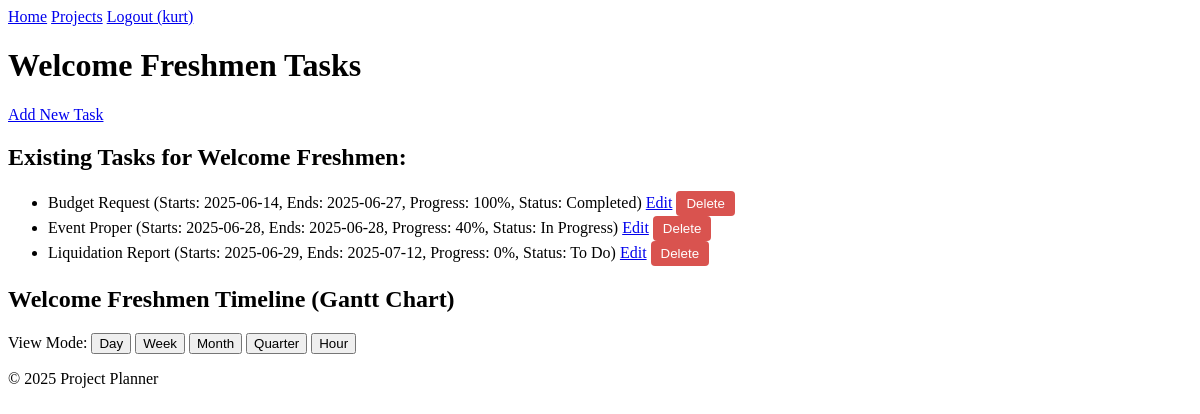
Before: /projects/1 (signed in) with the older database file.
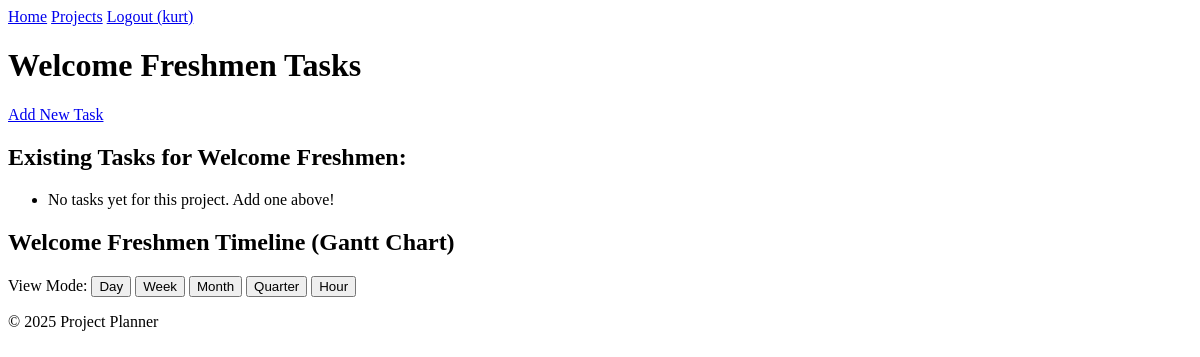
After: the same page with the newer database file.
### app/models.py (models this page shows, shortened)
class User(db.Model, UserMixin):
    id = db.Column(db.Integer, primary_key=True)
    username = db.Column(db.String(80), unique=True, nullable=False)
    password_hash = db.Column(db.String(128), nullable=False, default='')  # Default empty string, set by set_password
    projects = db.relationship('Project', backref='user', lazy=True, cascade="all, delete-orphan")
    def set_password(self, password):
        self.password_hash = generate_password_hash(password)

class Project(db.Model):
    id = db.Column(db.Integer, primary_key=True)
    name = db.Column(db.String(120), nullable=False)
    description = db.Column(db.Text, nullable=True)  # Optional: for project details
    user_id = db.Column(db.Integer, db.ForeignKey('user.id'), nullable=False)
    tasks = db.relationship('Task', backref='project', lazy=True, cascade="all, delete-orphan")

class Task(db.Model):
    id = db.Column(db.Integer, primary_key=True)
    name = db.Column(db.String(120), nullable=False)
    start_date = db.Column(db.Date, nullable=True)
    end_date = db.Column(db.Date, nullable=True)
    progress = db.Column(db.Integer, default=0, nullable=False)
    status = db.Column(db.String(50), default='To Do', nullable=False)
    dependencies = db.Column(db.String(255), nullable=True)
    comment = db.Column(db.Text, nullable=True)
    project_id = db.Column(db.Integer, db.ForeignKey('project.id'), nullable=False)
    user_id = db.Column(db.Integer, db.ForeignKey('user.id'), nullable=False)

### app/routes.py (the view)
@bp.route('/projects/<int:project_id>')
@login_required
def view_project(project_id):
    project = Project.query.filter_by(id=project_id, user=current_user).first_or_404()
    project_tasks = Task.query.filter_by(project=project).order_by(Task.name).all()
    gantt_tasks_data = []
    task_name_to_id = {task.name.strip(): str(task.id) for task in project_tasks}  # Strip whitespace
    print("Task name to ID mapping:", task_name_to_id)  # Debug mapping
    for task in project_tasks:
        start_date_formatted = task.start_date.strftime('%Y-%m-%d') if task.start_date else ''
        end_date_formatted = task.end_date.strftime('%Y-%m-%d') if task.end_date else ''
        if start_date_formatted and end_date_formatted:
            custom_class = 'bar-blue'
            if task.status == 'Completed':
                custom_class = 'bar-green'
            elif task.status == 'In Progress':
                custom_class = 'bar-yellow'
            elif task.status == 'Blocked':
                custom_class = 'bar-red'
            gantt_task_item = {
                'id': str(task.id),
                'name': task.name,
                'start': start_date_formatted,
                'end': end_date_formatted,
                'progress': task.progress,
                'custom_class': custom_class,
            }
            print(f"Task {task.id} raw dependency (name): {task.dependencies}")  # Debug raw value
            if task.dependencies and task.dependencies != 'None':
                dep_id = task_name_to_id.get(task.dependencies.strip())
                print(f"Converted dependency for task {task.id}: {dep_id}")  # Debug conversion
                if dep_id:
                    gantt_task_item['dependencies'] = str(dep_id)  # Ensure string format
            gantt_tasks_data.append(gantt_task_item)
    gantt_tasks_data.sort(key=lambda x: datetime.strptime(x['start'], '%Y-%m-%d'))
    gantt_tasks_json = json.dumps(gantt_tasks_data)
    print("Gantt tasks JSON:", gantt_tasks_json)  # Debug final JSON
    return render_template('tasks.html', project=project, tasks=project_tasks, gantt_tasks_json=gantt_tasks_json)

### app/templates/tasks.html (shortened to what this page needs)
<!DOCTYPE html>
<html lang="en">
<head>
    <link rel="stylesheet" href="{{ url_for('static', filename='frappe-gantt.css') }}">
    <link rel="stylesheet" href="{{ url_for('static', filename='style.css') }}">
</head>
<body>
    <header>
        <nav>
            <a href="{{ url_for('main.index') }}">Home</a>
            <a href="{{ url_for('main.projects') }}">Projects</a>
            {% if current_user.is_authenticated %}
                <a href="{{ url_for('main.logout') }}">Logout ({{ current_user.username }})</a>
            {% else %}
                <a href="{{ url_for('main.register') }}">Register</a>
                <a href="{{ url_for('main.login') }}">Login</a>
            {% endif %}
        </nav>
    </header>
    <h1>{{ project.name }} Tasks</h1>
    <a href="{{ url_for('main.add_task_to_project', project_id=project.id) }}">Add New Task</a>
    <h2>Existing Tasks for {{ project.name }}:</h2>
    <ul id="task-list">
        {% if tasks %}
        {% for task in tasks %}
            <li id="task-{{ task.id }}">
                {{ task.name }}
                (Starts: {{ task.start_date.strftime('%Y-%m-%d') if task.start_date else 'N/A' }},
                Ends: {{ task.end_date.strftime('%Y-%m-%d') if task.end_date else 'N/A' }},
                Progress: {{ task.progress }}%,
                Status: {{ task.status }})
                <a href="{{ url_for('main.edit_task', task_id=task.id) }}">Edit</a>
                <form action="{{ url_for('main.delete_task', task_id=task.id) }}" method Eze="POST" style="display:inline;" class="delete-task-form">
                    <button type="submit" class="delete-task-btn" data-task-id="{{ task.id }}">Delete</button>
                </form>
            </li>
        {% endfor %}
        {% else %}
            <li>No tasks yet for this project. Add one above!</li>
        {% endif %}
    </ul>
    <h2>{{ project.name }} Timeline (Gantt Chart)</h2>
    <div>
        View Mode:
        <button class="view-mode" data-mode="Day">Day</button>
        <button class="view-mode" data-mode="Week">Week</button>
        <button class="view-mode" data-mode="Month">Month</button>
        <button class="view-mode" data-mode="Quarter">Quarter</button>
        <button class="view-mode" data-mode="Hour">Hour</button>
    </div>
    <footer>
        <p>&copy; 2025 Project Planner</p>
    </footer>
</body>
</html>

Changed rows visible on the page:
no longer on this page (row edited): Task: name "Budget Request", start_date "2025-06-14", end_date "2025-06-27", progress "100", status "Completed"
no longer on this page (row edited): Task: name "Event Proper", start_date "2025-06-28", end_date "2025-06-28", progress "40", status "In Progress"
no longer on this page (row edited): Task: name "Liquidation Report", start_date "2025-06-29", end_date "2025-07-12", progress "0", status "To Do"
Other visible differences:
text now shown: "No tasks yet for this project. Add one above!"
